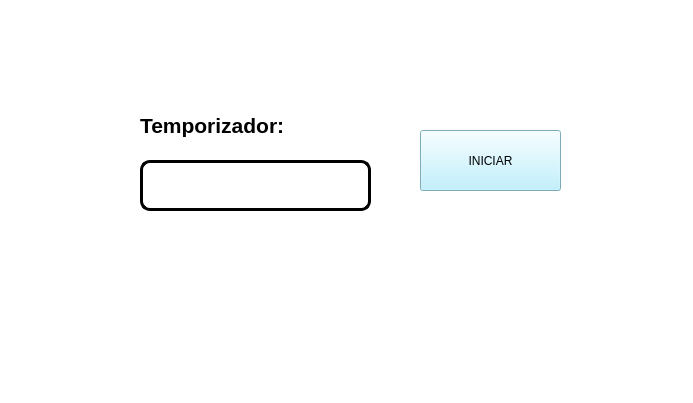
<?xml version="1.0" encoding="UTF-8"?>
<ui version="4.0">
 <class>MainWindow</class>
 <widget class="QMainWindow" name="MainWindow">
  <property name="geometry">
   <rect>
    <x>0</x>
    <y>0</y>
    <width>693</width>
    <height>403</height>
   </rect>
  </property>
  <property name="windowTitle">
   <string>MainWindow</string>
  </property>
  <property name="styleSheet">
   <string notr="true">background-color: rgb(255, 255, 255);</string>
  </property>
  <widget class="QWidget" name="centralwidget">
   <widget class="QLabel" name="label_2">
    <property name="geometry">
     <rect>
      <x>10</x>
      <y>10</y>
      <width>111</width>
      <height>71</height>
     </rect>
    </property>
    <property name="styleSheet">
     <string notr="true"/>
    </property>
    <property name="text">
     <string/>
    </property>
    <property name="pixmap">
     <pixmap>:/Logos/log_uat_nuevo.png</pixmap>
    </property>
    <property name="scaledContents">
     <bool>true</bool>
    </property>
   </widget>
   <widget class="QLabel" name="label_3">
    <property name="geometry">
     <rect>
      <x>580</x>
      <y>10</y>
      <width>101</width>
      <height>71</height>
     </rect>
    </property>
    <property name="styleSheet">
     <string notr="true"/>
    </property>
    <property name="text">
     <string/>
    </property>
    <property name="pixmap">
     <pixmap>:/Logos/FIT_logo_vertical.png</pixmap>
    </property>
    <property name="scaledContents">
     <bool>true</bool>
    </property>
   </widget>
   <widget class="QLabel" name="label_4">
    <property name="geometry">
     <rect>
      <x>560</x>
      <y>230</y>
      <width>121</width>
      <height>91</height>
     </rect>
    </property>
    <property name="styleSheet">
     <string notr="true"/>
    </property>
    <property name="text">
     <string/>
    </property>
    <property name="pixmap">
     <pixmap>:/Programas/ImagenGatoEuropeo.png</pixmap>
    </property>
    <property name="scaledContents">
     <bool>true</bool>
    </property>
   </widget>
   <widget class="QLineEdit" name="txt_temporizador">
    <property name="geometry">
     <rect>
      <x>140</x>
      <y>160</y>
      <width>231</width>
      <height>51</height>
     </rect>
    </property>
    <property name="font">
     <font>
      <pointsize>32</pointsize>
      <weight>75</weight>
      <bold>true</bold>
     </font>
    </property>
    <property name="styleSheet">
     <string notr="true">border: 3px solid black;
border-radius: 10px;</string>
    </property>
    <property name="text">
     <string/>
    </property>
    <property name="alignment">
     <set>Qt::AlignCenter</set>
    </property>
   </widget>
   <widget class="QLabel" name="label">
    <property name="geometry">
     <rect>
      <x>140</x>
      <y>110</y>
      <width>211</width>
      <height>31</height>
     </rect>
    </property>
    <property name="font">
     <font>
      <pointsize>16</pointsize>
      <weight>75</weight>
      <bold>true</bold>
     </font>
    </property>
    <property name="text">
     <string>Temporizador:</string>
    </property>
   </widget>
   <widget class="QPushButton" name="btn_temporizador">
    <property name="geometry">
     <rect>
      <x>420</x>
      <y>130</y>
      <width>141</width>
      <height>61</height>
     </rect>
    </property>
    <property name="styleSheet">
     <string notr="true">background-color: rgb(175, 239, 255);</string>
    </property>
    <property name="text">
     <string>INICIAR</string>
    </property>
   </widget>
  </widget>
  <widget class="QMenuBar" name="menubar">
   <property name="geometry">
    <rect>
     <x>0</x>
     <y>0</y>
     <width>693</width>
     <height>26</height>
    </rect>
   </property>
  </widget>
  <widget class="QStatusBar" name="statusbar"/>
 </widget>
 <resources>
  <include location="../Archivos/Recursos.qrc"/>
 </resources>
 <connections/>
</ui>
